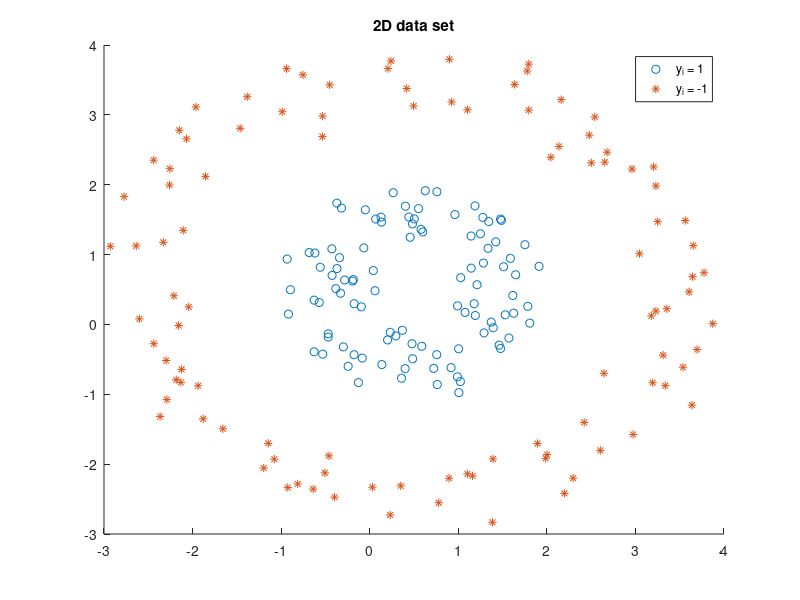

Write the MATLAB code that produced this figure. (Note: this script raises an error after producing the figure.)
%% Numerical Optimisation Project 
% Name: Dylan Scotney 
% SN: 18138211
% Submission date: 09/04/2019

% clear cache and variables 
clear cache variables
addpath Lib

%--------------------------------------------------------------------------
%% Simulating dataset 
%--------------------------------------------------------------------------
numOfPoints = 200; % code will round down if not even
theta = linspace(0, 2*pi, numOfPoints/2);
% 4th column = 0 will later be used to store mapped values from kernels
scatter_circle = @(r, noise, class) [r * cos(theta) + noise(1,:);
                                     r * sin(theta) + noise(2,:);
                                     0*theta;
                                     class*ones(1,length(theta))];

% Generate random sets with norm distribution, acts as noise on sample
data_generator = rng(0,'v5normal');
noise1 = rand(2,length(theta));
noise2 = rand(2,length(theta));

dataset_p = scatter_circle(1, noise1, 1)';
dataset_m = scatter_circle(3, noise2, -1)';
dataset = [dataset_p; dataset_m];

% Plot data
figure('name', 'Non-Linearly Seperable Data')
hold on
scatter(dataset_p(:,1), dataset_p(:,2), 'o')
scatter(dataset_m(:,1), dataset_m(:,2), '*')
title("2D data set")
legend("y_i = 1", "y_i = -1")
grid off
hold off

disp("Simulated data set.")

%--------------------------------------------------------------------------
%% Seperating dataset with kernel 
%--------------------------------------------------------------------------

% Radial Basis Kernel:
%---------------------
dataset = radialBasisKernel(dataset);

% Polynomial Kernel:
%-------------------
%dataset = polynomialKernel(dataset);


% Plot Seperated Data
%==========================================================================
split = numOfPoints/2;

figure('name', 'Radial Basis Kernel Mapping')
scatter3(dataset(1:split, 1), dataset(1:split, 2),...
         dataset(1:split,3), 'o');
hold on
scatter3(dataset(split+1:end, 1), dataset(split+1:end, 2), ...
         dataset(split+1:end,3), '*');
title("Radial Basis Kernel Mapping")
legend("y_i = 1", "y_i = -1")
hold off
%==========================================================================
disp("Seperated data with radial basis kernel.")

%--------------------------------------------------------------------------
%% Calculating Hessian of Radial Basis Kernel
%--------------------------------------------------------------------------
% Computing matrix H
H = zeros(numOfPoints,numOfPoints);
for i = 1:numOfPoints
    for j = 1:numOfPoints
        H(i,j) = dataset(i,4)*dataset(j,4)*dot(dataset(i,1:3), dataset(j,1:3));
    end
end
disp("Calculated Hessian.")

%--------------------------------------------------------------------------
%% Formulating minimisation problem
%--------------------------------------------------------------------------

group = dataset(:, 4); %classification of each point

% Define function handles for augLag and diffAugLag:
%==========================================================================
f = @(a) F(a, H);
c_e = @(a) C_e(a, group);
psi = @(a, mu_I, lambda_I) Psi(a, mu_I, lambda_I);

df = @(a) dF(a, H);
dc_e = dC_e(group);
dpsi = @ (a, mu_I, lambda_I) dPsi(a, mu_I, lambda_I);

d2f = d2F(H);
d2c_e = @(mu_e) 1/mu_e * d2C_e(group);
d2psi = @(a, mu_I, lambda_I) d2Psi(a, mu_I,  lambda_I);

%==========================================================================


% Defining Lagrangian (see report) <add more info here>
%==========================================================================
L.f = @(a, mu_e, lambda_e, mu_I, lambda_I) augLagrangian(f, c_e, psi, a,...
                                                       mu_e, lambda_e, ...
                                                       mu_I,lambda_I);

L.df = @(a, mu_e, lambda_e, mu_I, lambda_I) diffAugLagrangian(df, dc_e, c_e,...
                                                            dpsi, a, mu_e,...
                                                            lambda_e, mu_I,...
                                                            lambda_I);  
                                                        
L.d2f = @(a, mu_e, mu_I, lambda_I) d2AugLagrangian(d2f, d2c_e, d2psi, a, mu_e,...
                                             mu_I, lambda_I);
%==========================================================================

disp("Formulated minimisation problem.")

%--------------------------------------------------------------------------
%% Solving Minimisation Problem
%--------------------------------------------------------------------------

% Initialisation:
%==========================================================================
% Starting point
a0 = zeros(length(H), 1);

% Parameters
mu_e0 = 1;
lambda_e0 = 1;
mu_I0 = 1;
lambda_I0 = ones(length(H), 1);
tol = 1e-8;
alpha0 = 1;
maxIter = 500;
storeInfo = true;
dataGroups = dataset(:,4);
%==========================================================================

% Solving using Framework 17.3 from Nocedal and Wright:
%=========================================================================
[a_k, f_max, nIter, info] = augLagFramework(L, a0, dataGroups, mu_e0,...
                                            lambda_e0, mu_I0, lambda_I0,...
                                            tol, maxIter, storeInfo);
a_k;
norm(info.diff(:,end))
%==========================================================================
disp("Solving minimisation problem.")  
disp(info.stopCond)

%--------------------------------------------------------------------------
%% Plotting data of solution
%--------------------------------------------------------------------------

% Plotting paths if 2D problem: 
%==========================================================================
if(numOfPoints == 3)
    func2 = @(x,y) L.f([x;y],realmax,0,realmax,[0;0]);
    figure('name', '2d path')
    hold on 
    fcontour(func2,[0, 1.5,0,1.5], 'LevelStep', 0.01)
    plot(info.as(1,:), info.as(2,:), 'r-o', 'MarkerFaceColor', 'r')
    plot(0:0.1:1, 0:0.1:1,'b') % sum(alpha_iy_i) = 0
    hold off
end
%==========================================================================

% Plotting Convergence of a_k:
%==========================================================================
successiveDiff = [diff(info.as(1,:)); diff(info.as(2,:))];
figure('name', 'Convergence of alpha')
semilogy(vecnorm(successiveDiff, 2, 1))
xlabel("Iteration")
ylabel("||\alpha_k - \alpha_k_-_1)||")
%==========================================================================

% Plotting newt iters:
%==========================================================================
figure('name', 'newtIters')
plot(info.newtIter)
xlabel("Iteration")
ylabel("Newton method iterations")
%==========================================================================


% Plotting Parameters:
%==========================================================================
figure('name', 'lambda_I')
plot(vecnorm(info.lambda_I,2,1))
ylabel("||\lambda^I||")
xlabel("Iteration")

figure('name', 'mu_I')
semilogy(info.mu_I)
ylabel("||\mu^I||")
xlabel("Iteration")

figure('name', 'mu_e')
semilogy(info.mu_e)
ylabel("||\mu^e||")
xlabel("Iteration")

figure('name', 'lambda_e')
hold on
plot(info.lambda_e)
plot(vecnorm(info.lambda_I,2,1))
ylim([0,140])
legend("||\lambda^e||", "||\lambda^I||")
xlabel("Iteration")
%==========================================================================
disp("Plotting results")


%--------------------------------------------------------------------------
%% Calculating Equation of Plane
%--------------------------------------------------------------------------

% Calculate w = sum(alpha_i * y_i * x_i)
%==========================================================================
w = calcW(a_k, dataset);
disp("Calculating w")
%==========================================================================

% Determine Support Vectors
%==========================================================================
% Indicies for a_i > 0
supportVecs = [];
sVecsI = [];
for i = 1:length(a_k)
    if(a_k(i) > 0.01)
        % use i as supportVec
        supportVecs = [supportVecs; dataset(i,:), a_k(i)];   
        sVecsI = [sVecsI; i];
    end
end
disp("Calculating Support Vectors")
%==========================================================================

% Calculating b
%==========================================================================
b = calcb(supportVecs);
disp("calculating b")
%==========================================================================

%--------------------------------------------------------------------------
%% Plotting SVM plane
%--------------------------------------------------------------------------

func = @(x,y) (-b - w(1)*x - w(2)*y)/w(3);
[X,Y] = meshgrid(-4:0.1:4, -4:0.1:4);
Z = func(X,Y);

figure('name', 'SVM Mapping')
hold on
scatter3(dataset(1:split, 1), dataset(1:split, 2), dataset(1:split,3), 'o');
surf(X,Y,Z)
scatter3(dataset(split+1:end, 1), dataset(split+1:end, 2), dataset(split+1:end,3), '*');
scatter3(dataset(sVecsI, 1), dataset(sVecsI, 2), dataset(sVecsI,3), 'k', '*');
xlabel('x')
ylabel('y')
zlabel('z')
legend("y_i = 1", "SVM", "y_i = -1")
hold off

disp("Plotting SVM plane")

%% 

